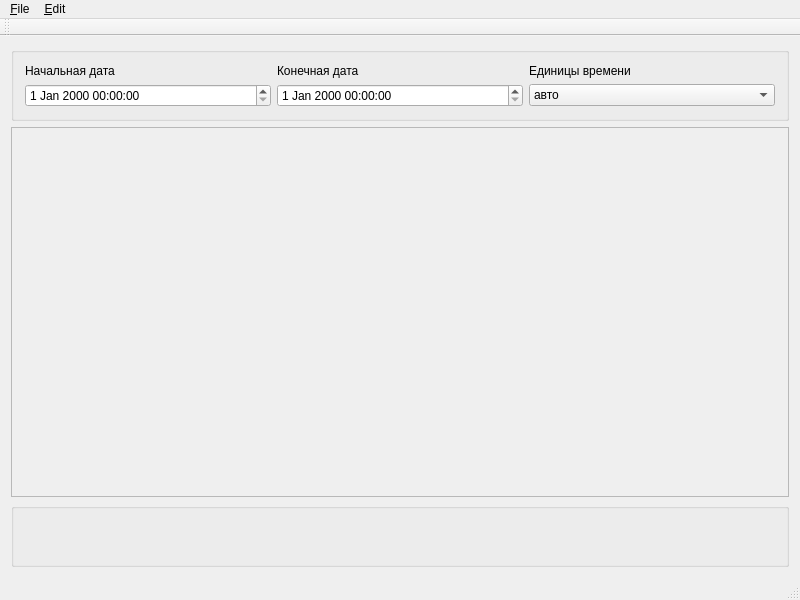
<?xml version="1.0" encoding="UTF-8"?>
<ui version="4.0">
 <class>MainWindow</class>
 <widget class="QMainWindow" name="MainWindow">
  <property name="geometry">
   <rect>
    <x>0</x>
    <y>0</y>
    <width>800</width>
    <height>600</height>
   </rect>
  </property>
  <property name="windowTitle">
   <string>ChronoLine Demo</string>
  </property>
  <widget class="QWidget" name="centralWidget">
   <layout class="QVBoxLayout" name="verticalLayout">
    <item>
     <widget class="QGroupBox" name="gbTop">
      <property name="sizePolicy">
       <sizepolicy hsizetype="Preferred" vsizetype="Fixed">
        <horstretch>0</horstretch>
        <verstretch>0</verstretch>
       </sizepolicy>
      </property>
      <property name="minimumSize">
       <size>
        <width>0</width>
        <height>64</height>
       </size>
      </property>
      <property name="title">
       <string/>
      </property>
      <layout class="QGridLayout" name="gridLayout">
       <item row="0" column="1">
        <widget class="QLabel" name="lbMaxDate">
         <property name="text">
          <string>Конечная дата</string>
         </property>
        </widget>
       </item>
       <item row="0" column="0">
        <widget class="QLabel" name="lbMinDate">
         <property name="text">
          <string>Начальная дата</string>
         </property>
        </widget>
       </item>
       <item row="0" column="2">
        <widget class="QLabel" name="lbUnit">
         <property name="text">
          <string>Единицы времени</string>
         </property>
        </widget>
       </item>
       <item row="1" column="0">
        <widget class="QDateTimeEdit" name="edMinDate"/>
       </item>
       <item row="1" column="1">
        <widget class="QDateTimeEdit" name="edMaxDate"/>
       </item>
       <item row="1" column="2">
        <widget class="QComboBox" name="cbUnit">
         <item>
          <property name="text">
           <string>авто</string>
          </property>
         </item>
         <item>
          <property name="text">
           <string>часы</string>
          </property>
         </item>
         <item>
          <property name="text">
           <string>дни</string>
          </property>
         </item>
         <item>
          <property name="text">
           <string>недели</string>
          </property>
         </item>
         <item>
          <property name="text">
           <string>месяцы</string>
          </property>
         </item>
         <item>
          <property name="text">
           <string>кварталы</string>
          </property>
         </item>
         <item>
          <property name="text">
           <string>годы</string>
          </property>
         </item>
        </widget>
       </item>
      </layout>
     </widget>
    </item>
    <item>
     <widget class="QFrame" name="frmChrono">
      <property name="minimumSize">
       <size>
        <width>0</width>
        <height>96</height>
       </size>
      </property>
      <property name="frameShape">
       <enum>QFrame::StyledPanel</enum>
      </property>
      <property name="frameShadow">
       <enum>QFrame::Raised</enum>
      </property>
     </widget>
    </item>
    <item>
     <widget class="QGroupBox" name="gbBottom">
      <property name="sizePolicy">
       <sizepolicy hsizetype="Preferred" vsizetype="Fixed">
        <horstretch>0</horstretch>
        <verstretch>0</verstretch>
       </sizepolicy>
      </property>
      <property name="minimumSize">
       <size>
        <width>0</width>
        <height>64</height>
       </size>
      </property>
      <property name="title">
       <string/>
      </property>
     </widget>
    </item>
   </layout>
  </widget>
  <widget class="QMenuBar" name="menuBar">
   <property name="geometry">
    <rect>
     <x>0</x>
     <y>0</y>
     <width>676</width>
     <height>25</height>
    </rect>
   </property>
   <widget class="QMenu" name="menu_File">
    <property name="title">
     <string>&amp;File</string>
    </property>
    <addaction name="actionE_xit"/>
   </widget>
   <widget class="QMenu" name="menu_Edit">
    <property name="title">
     <string>&amp;Edit</string>
    </property>
    <addaction name="action_Add_Period"/>
    <addaction name="action_Add_Event_Flag"/>
    <addaction name="action_Add_Pair_Of_Flags"/>
    <addaction name="separator"/>
    <addaction name="action_Manage_Periods_Flags"/>
   </widget>
   <addaction name="menu_File"/>
   <addaction name="menu_Edit"/>
  </widget>
  <widget class="QToolBar" name="mainToolBar">
   <attribute name="toolBarArea">
    <enum>TopToolBarArea</enum>
   </attribute>
   <attribute name="toolBarBreak">
    <bool>false</bool>
   </attribute>
  </widget>
  <widget class="QStatusBar" name="statusBar"/>
  <action name="actionE_xit">
   <property name="text">
    <string>E&amp;xit</string>
   </property>
   <property name="shortcut">
    <string>Ctrl+Q</string>
   </property>
  </action>
  <action name="action_Add_Period">
   <property name="text">
    <string>&amp;Add Period...</string>
   </property>
  </action>
  <action name="action_Add_Event_Flag">
   <property name="text">
    <string>Add &amp;Event Flag...</string>
   </property>
  </action>
  <action name="action_Add_Pair_Of_Flags">
   <property name="enabled">
    <bool>false</bool>
   </property>
   <property name="text">
    <string>Add &amp;Pair of flags...</string>
   </property>
  </action>
  <action name="action_Manage_Periods_Flags">
   <property name="enabled">
    <bool>false</bool>
   </property>
   <property name="text">
    <string>&amp;Manage Periods/Flags...</string>
   </property>
  </action>
 </widget>
 <layoutdefault spacing="6" margin="11"/>
 <resources/>
 <connections/>
</ui>
